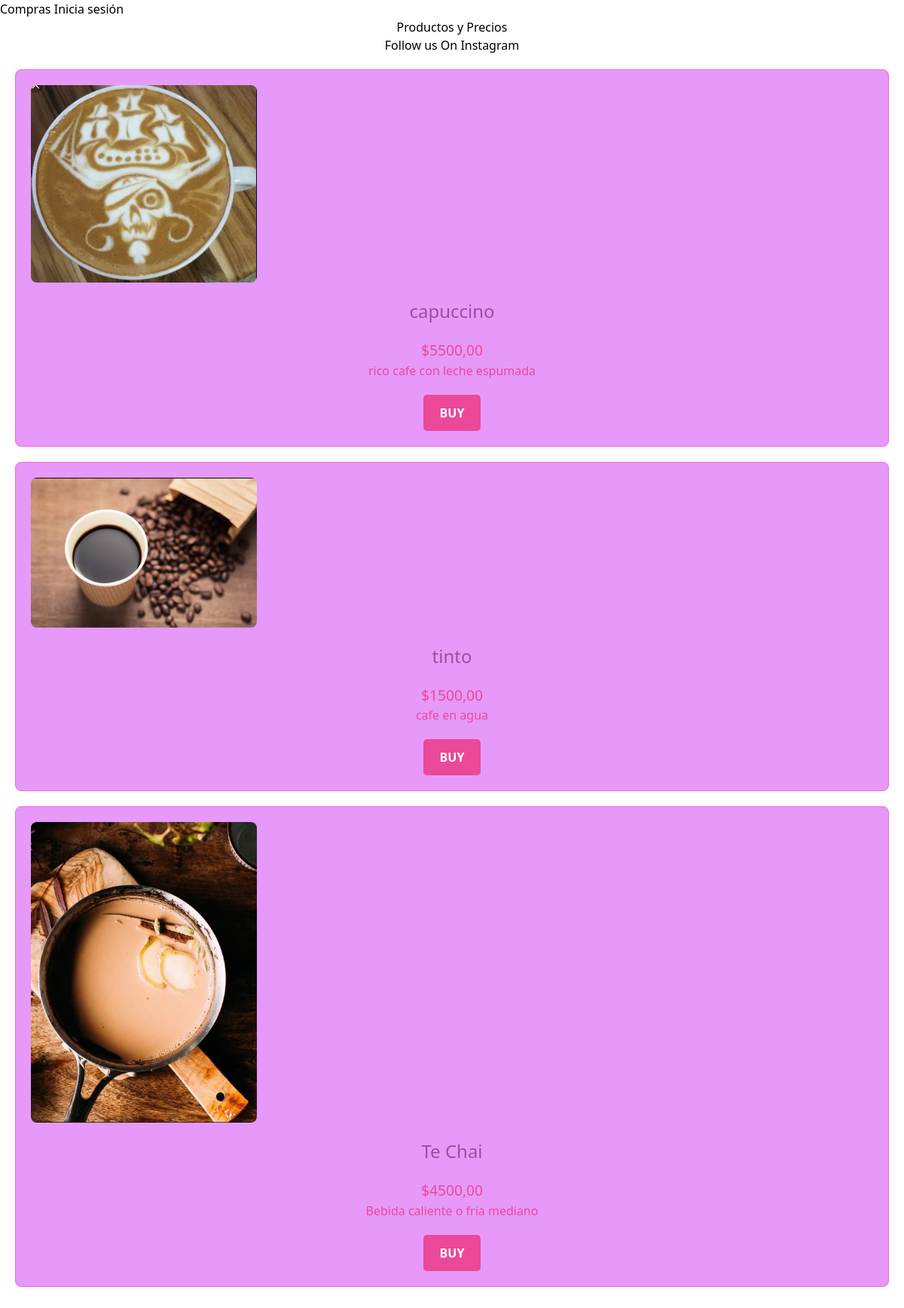
/productos/, run on the app's committed database.
### products/models.py (models this page shows, shortened)
class Product(models.Model):
    name = models.TextField(max_length=200, verbose_name="nombre")
    description = models.TextField(max_length=300, verbose_name="descripcion")
    price = models.DecimalField(max_digits=10, decimal_places=2, verbose_name="precio")
    available = models.BooleanField(default=True, verbose_name="disponible")
    photo = models.ImageField(upload_to="logos", null=True, blank=True, verbose_name="foto")

### products/views.py (the view)
# urls.py: path('', ListProductView.as_view(), name='listado'),
class ListProductView(ListView):
    model = Product
    template_name = 'products/list_product.html'
    context_object_name = "products"

### products/templates/products/list_product.html (shortened to what this page needs)
{% extends 'base.html' %}
{% block content %}
<center>
    <h1 class="text-3xl font-bold text-purple-800 mb-8">Productos y Precios</h1>
</center>
<div class="bg-purple-600 px-4 py-3 text-white">
    <center>
        <p class="text-center text-sm font-medium">
            <a href="https://www.instagram.com/santyamaya98/" class="text-pink-300 underline hover:text-pink-500">Follow us On Instagram</a>
        </p>
    </center>
</div>
<div style="max-width: 1200px; margin: 0 auto; padding: 20px;">
    <ul style="list-style-type: none; padding: 0;">
        {% for prod in products %}
        <li style="border: 1px solid #f568e0; border-radius: 8px; margin-bottom: 20px; padding: 20px; background-color: #e699f9;">
            <div style="text-align: center; margin-bottom: 15px;">
                {% if prod.photo %}
                <img src="{{ prod.photo.url }}" alt="{{ prod.name }}" style="width: 100%; max-width: 300px; height: auto; border-radius: 8px;">
                {% else %}
                <img src="https://via.placeholder.com/300" alt="Placeholder image" style="width: 100%; max-width: 300px; height: auto; border-radius: 8px;">
                {% endif %}
            </div>
            <div style="text-align: center;">
                <h3 style="font-size: 1.5em; margin: 20px 0; color: #9b4d9f;">{{ prod.name }}</h3>
                <p style="font-size: 1.2em; color: #ec4899;">${{ prod.price }}</p>
                <p style="font-size: 1em; color: #ec4899;">{{ prod.description }}</p>
            </div>
            <div style="text-align: center; margin-top: 20px;">
                <p class="text-pink-600">
                <a
                href="#"
                style="display: inline-block; padding: 10px 20px; font-size: 1em; font-weight: bold; color: #fff; text-decoration: none; border: 2px solid #ec4899; border-radius: 5px; background-color: #ec4899;"
                onmouseover="this.style.backgroundColor='#db2777'; this.style.color='#fff';"
                onmouseout="this.style.backgroundColor='#ec4899'; this.style.color='#fff';"
                >
                    BUY
                </a>
            </div>
        </li>
        {% endfor %}
    </ul>
</div>
{% endblock %}

### templates/base.html (shortened to what this page needs)
<!DOCTYPE html>
{% load static %}
<html lang="en">
<head>
    <link rel="stylesheet" href="{% static 'css/tailwind.css' %}">
</head>
<body class="bg-purple-200">
    <div class="mx-auto max-w-screen-xl px-4 py-8 sm:px-6 sm:py-12 lg:px-8 text-center">
        <button
        type="submit"
        class="inline-block rounded border border-pink-500 px-12 py-3 text-sm font-medium text-pink-600 hover:bg-purple-600 hover:text-white focus:outline-none focus:ring focus:ring-purple-500 active:bg-purple-500"
           >
           Compras
       </button>
        {% if user.is_authenticated %}
            <h1 class="text-2xl font-bold text-gray-900 sm:text-3xl">
                Bienvenido {{ user.username }}
            </h1>
            <form action ="{% url 'logout' %}" method="post">
             {% csrf_token %}
             <button
             type="submit"
             class="inline-block rounded border border-pink-500 px-12 py-3 text-sm font-medium text-pink-600 hover:bg-pink-600 hover:text-white focus:outline-none focus:ring focus:ring-pink-500 active:bg-pink-500"
                >
                Cerrar sesión
            </button>
            </form>
        {% else %}
            <a href="{% url 'login' %}" class="inline-block rounded border border-pink-700 px-12 py-3 text-sm font-medium text-pink-600 hover:bg-pink-600 hover:text-white focus:outline-none focus:ring focus:ring-pink-500 active:bg-pink-500">
                Inicia sesión
            </a>
        {% endif %}
    </div>
    {% block content %}
    {% endblock %}
</body>
</html>

### data on the page
Product: photo (picture), name "capuccino", price "5500,00", description "rico cafe con leche espumada"
Product: photo (picture), name "tinto", price "1500,00", description "cafe en agua"
Product: photo (picture), name "Te Chai", price "4500,00", description "Bebida caliente o fria mediano"
